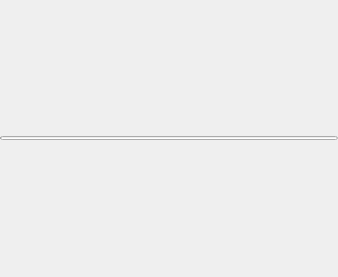
<?xml version="1.0" encoding="UTF-8"?>
<ui version="4.0">
 <class>QvkHelp</class>
 <widget class="QWidget" name="QvkHelp">
  <property name="geometry">
   <rect>
    <x>0</x>
    <y>0</y>
    <width>338</width>
    <height>277</height>
   </rect>
  </property>
  <property name="windowTitle">
   <string notr="true"/>
  </property>
  <layout class="QVBoxLayout" name="verticalLayout">
   <property name="spacing">
    <number>0</number>
   </property>
   <property name="leftMargin">
    <number>0</number>
   </property>
   <property name="topMargin">
    <number>0</number>
   </property>
   <property name="rightMargin">
    <number>0</number>
   </property>
   <property name="bottomMargin">
    <number>0</number>
   </property>
   <item>
    <widget class="QProgressBar" name="progressBar">
     <property name="maximumSize">
      <size>
       <width>16777215</width>
       <height>4</height>
      </size>
     </property>
     <property name="value">
      <number>0</number>
     </property>
     <property name="textVisible">
      <bool>false</bool>
     </property>
     <property name="format">
      <string notr="true">%p%</string>
     </property>
    </widget>
   </item>
  </layout>
 </widget>
 <resources/>
 <connections/>
</ui>
